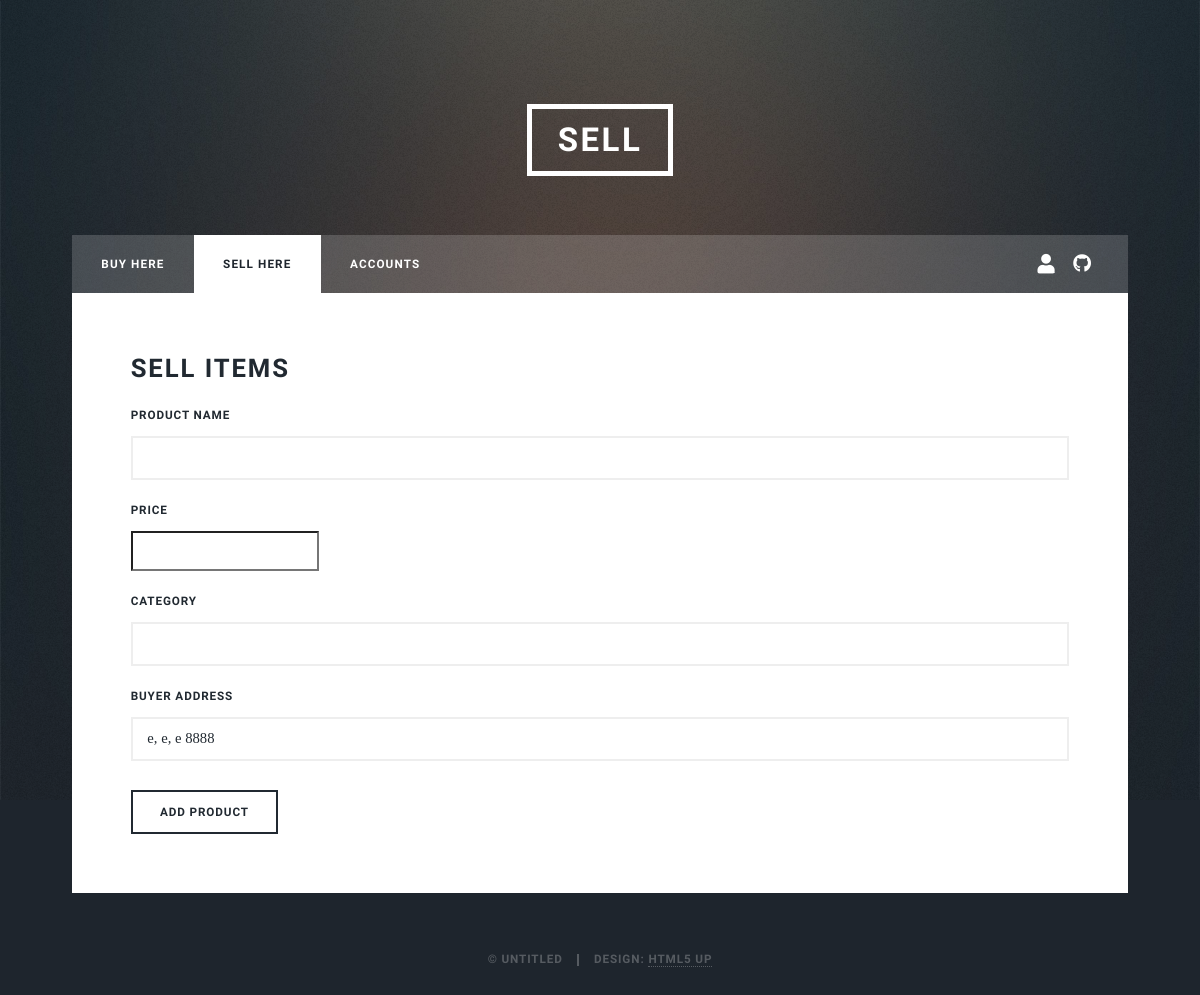
Page /page2/ (signed in) on the earlier database version.
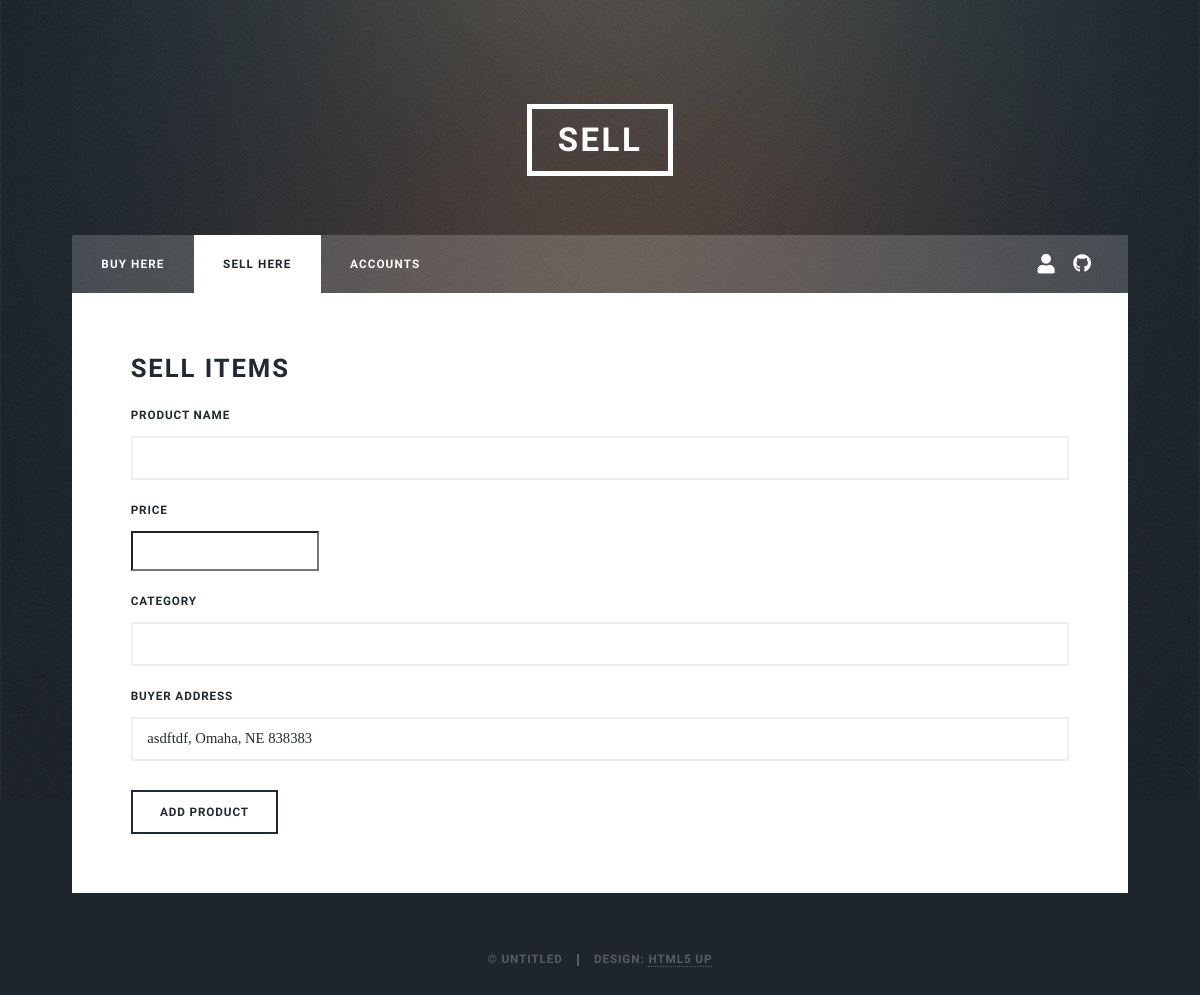
Same page on the later database version.
### site_app/models.py (models this page shows, shortened)
class User(AbstractUser):  # Extending Django's built-in user model
    location = models.CharField(max_length=100, blank=True, null=True)
    phone_number = models.BigIntegerField(blank=True, null=True)
    address = models.ForeignKey(Address, on_delete=models.SET_NULL, null=True, blank=True)
    list_display = ("id", "username", "email", "location", "phone_number")
    fieldsets = [
        (None, {"fields": ["id", "username", "email", "location", "phone_number"]}),
        ("Personal info", {"fields": ["id", "username", "email", "location", "phone_number"]})
    ]

class Address(models.Model):
    address_line1 = models.CharField(max_length=255)
    address_line2 = models.CharField(max_length=255, blank=True, null=True)
    city = models.CharField(max_length=100)
    state = models.CharField(max_length=100)
    zip_code = models.IntegerField()

### site_app/views.py (the view)
# urls.py: path('page2/', views.page2, name="page2"),
def page2(request):
    ApprovedCategorys = ['desktop','graphics card','keyboard','monitor','mouse','mug']
    if request.method == 'POST':
        product_form = ProductForm(request.POST)
        if product_form.is_valid():
            line1 = product_form.cleaned_data['buyer_address'].split(',')[0]
            addr = Address.objects.filter(address_line1=line1).first()
            if product_form.cleaned_data['category'] not in ApprovedCategorys:
                itemCategory = 'unknown'
            else:
                itemCategory = product_form.cleaned_data['category']
            p = Product.objects.create(
                name=product_form.cleaned_data['name'],
                price=product_form.cleaned_data['price'],
                category=itemCategory,
                owner=request.user,
                buyer_address=addr,
                is_bought=False
            )
            p.save()
            send_mail(
                "Product listed - Trading Treasure",
                f"Your product {p.name} has been listed for ${p.price}",
                "tradingtreasure@example.com",
                [request.user.email],
                fail_silently=False
            )
            return redirect('/')
    else:
        product_form = ProductForm()
    return render(request, 'site_app/generic.html', {'form': product_form})

### site_app/forms.py
class ProductForm(forms.Form):
    name = forms.CharField()
    price = forms.FloatField()
    category = forms.CharField()
    buyer_address = forms.CharField()

### site_app/templates/site_app/generic.html (shortened to what this page needs)
{% load static %}
<!DOCTYPE HTML>
<html>
	<head>
		<link rel="stylesheet" href= {% static 'assets/css/main.css' %} />
	</head>
	<body class="is-preload">
			<div id="wrapper">
					<header id="header">
						<a href="{% url 'page2' %}" class="logo">Sell</a>
					</header>
					<nav id="nav">
						<ul class="links">
							<li>				<a href= "{% url 'home' %}" >Buy here</a></li>
							<li class="active"><a href= "{% url 'page2' %}">Sell here</a></li>
							<li>				<a href= "{% url 'page3' %}" >Accounts</a></li>
						</ul>
						<ul class="icons">
							<li><a href= "{% url 'profile' %}" class="fa fa-user fa-lg"></a></li>
							<li><a href="https://github.com/gbafana25/CSCI4830-TradingTreasure.git" class="icon brands fa-github"><span class="label">GitHub</span></a></li>
						</ul>
					</nav>
					<div id="main">
							<section>
								<h2>Sell Items</h2>
								{% if user.is_authenticated %}
								<form method="post" action="{% url 'page2' %}">
                            <div class="fields">
                                <div class="field">
                                    <label for="name">Product Name</label>
									{{ form.name }}
                                </div>
                                <div class="field">
                                    <label for="price">Price</label>
									{{ form.price }}
                                </div>
                                <div class="field">
                                    <label for="category">Category</label>
									{{ form.category }}
                                </div>
								<div class="field">
                                    <label for="buyer_address">Buyer Address</label>
                                    {% if user.address %}
                                        <input type="text" name="buyer_address" id="buyer_address" value="{{ user.address.address_line1 }}, {{ user.address.city }}, {{ user.address.state }} {{ user.address.zip_code }}" readonly />
                                    {% else %}
                                        <p>No address available. Please update your address <a href="{% url 'profile' %}">here</a>.</p>
                                    {% endif %}
                                </div>
                            </div>
                            <ul class="actions">
                                <li><input type="submit" value="Add Product" /></li>
                            </ul>
								</form>
								{% else %}
								<p>You must be logged in to sell items.
									<a href="{% url 'login' %}"> <button type="button">Login Here</button></a>.</p>
							<p>Or Create an account here if you don't have one.
								 <a href="/signup"><button type="button">Create account</button></a>.</p>								{% endif %}
						</section>
					</div>
					<div id="copyright">
						<ul><li>&copy; Untitled</li><li>Design: <a href="https://html5up.net">HTML5 UP</a></li></ul>
					</div>
			</div>
	</body>
</html>

Differences in the rows shown:
changed User: buyer_address "e, e, e 8888" → "asdftdf, Omaha, NE 838383"
